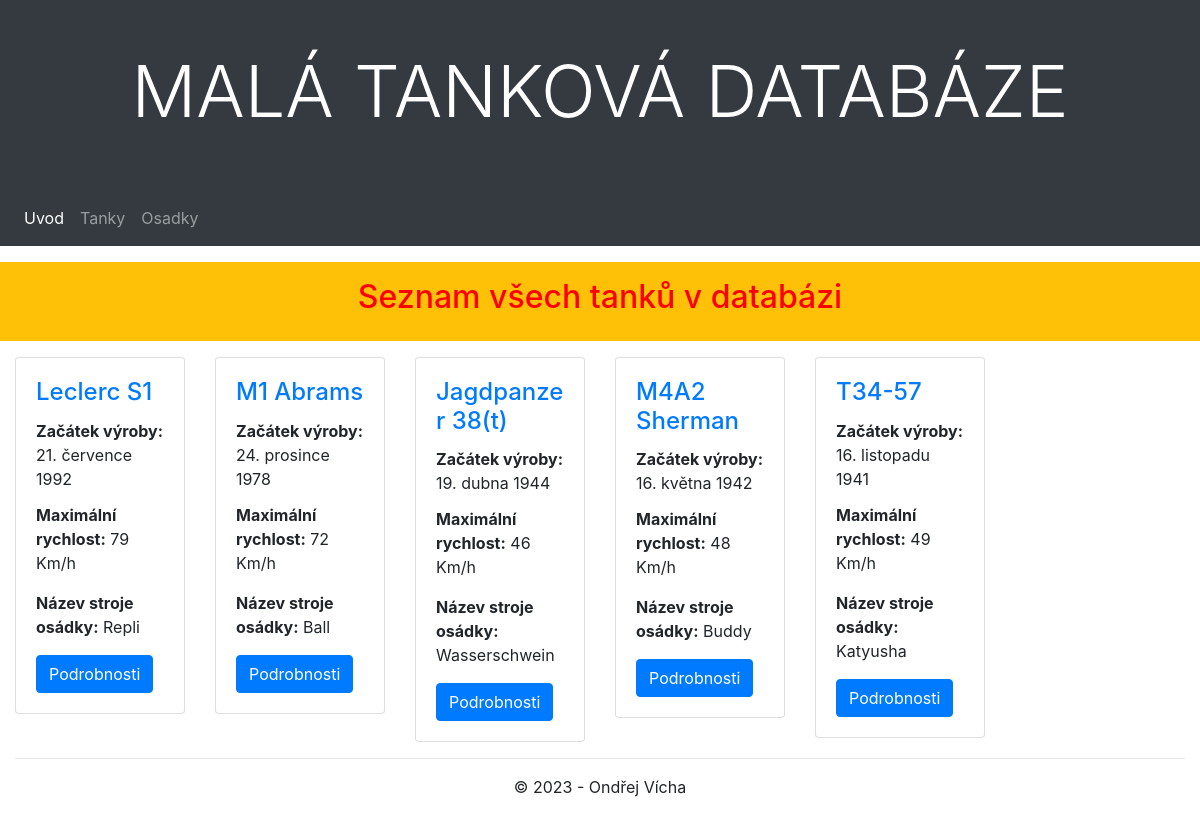
/myapp/tanks/, run on the app's committed database.
### myapp/models.py (models this page shows, shortened)
class Tank(models.Model):
    tank = models.CharField(max_length=200, verbose_name="Tank", help_text='Enter a tank name')
    history = models.TextField(blank=True, null=True, verbose_name="History")
    creation_date = models.DateField(blank=True, null=True,
                                     help_text="Please use the following format: <em>DD.MM.YYYY</em>.",
                                     verbose_name="First tank made")
    company_name = models.ForeignKey(Companie, on_delete=models.CASCADE)
    country = models.ForeignKey(Countrie, on_delete=models.CASCADE)
    machine = models.ForeignKey(Machine, on_delete=models.CASCADE)
    poster = models.ImageField(upload_to=poster_path, blank=True, null=True,
                               verbose_name="Poster")
    TANK_TYPE = (
        ('light tank', 'Light tank'),
        ('medium tank', 'Medium tank'),
        ('heavy tank', 'Heavy tank'),
        ('tank destroyer', 'Tank destroyer'),
        ('anti air tank', 'Anti air tank'),
    )
    tank_type = models.CharField(max_length=15, choices=TANK_TYPE, blank=True, help_text='Select tank type',
                                 verbose_name="Tank type")
    class Meta:
        ordering = ["-creation_date", "tank"]

class Machine(models.Model):
    name = models.CharField(max_length=200, verbose_name="Tank", help_text='Enter a specific tank name')
    max_speed = models.IntegerField(blank=True, null=True, help_text="Please enter an integer value (km/h)",
                                    verbose_name="Maximal speed")
    weight = models.IntegerField(blank=True, null=True, help_text="Please enter an integer value (tons)",
                                 verbose_name="Weight")
    penetration = models.IntegerField(blank=True, null=True, help_text="Please enter an integer value (millimeters)",
                                      verbose_name="Penetration")
    crew = models.ManyToManyField(Crew, help_text='Select a tankcrew for this tank')
    class Meta:
        ordering = ["name"]
    def __str__(self):
        return self.name

### myapp/views.py (the view)
# urls.py: path('tanks/', views.TankListView.as_view(), name='tanks'),
class TankListView(ListView):
    model = Tank
    context_object_name = 'tanks_list'
    template_name = 'tanky/list.html'

### myapp/templates/tanky/list.html (shortened to what this page needs)
{% extends "base.html" %}
{% block content %}
<div class="row mt-3 mb-3 bg-warning p-3">
     <div class="col-sm-12 bg-warning">
        <h2 class="text-center">Seznam všech tanků v databázi</h2>
     </div>
</div>
<div class="row">
 {% for tank in tanks_list %}
     <div class="col-sm-6 col-md-4 col-lg-3 col-xl-2">
         <div class="card">
             <div class="card-body">
             <h4 class="card-title"><a href="{% url 'company_detail' tank.company_name.pk %}">{{ tank.tank }}</a></h4>
                 <p class="card-title"><strong>Začátek výroby:</strong> {{ tank.creation_date }}</p>
                 <p class="card-text"><strong>Maximální rychlost:</strong> {{ tank.machine.max_speed }} Km/h</p>
                 <p class="card-text"><strong>Název stroje osádky:</strong> {{ tank.machine }}
                 </p>
                <a href="{% url 'company_detail' tank.company_name.pk %}" class="btn btn-primary">Podrobnosti</a>
             </div>
         </div>
     </div>
 {% endfor %}
</div>
{% endblock %}

### myapp/templates/base.html (shortened to what this page needs)
<!DOCTYPE html>
<html lang="cs">
    <head>
         <link rel="stylesheet" href="https://maxcdn.bootstrapcdn.com/bootstrap/4.4.1/css/bootstrap.min.css">
         {% load static %}
         <link rel="stylesheet" href="{% static 'css/styles.css' %}">
    </head>
    <body>
          {% include 'page/header.html' %}
          {% include 'page/navbar.html' %}
         <main>
             <div class="container-fluid">
             {% block content %} {% endblock %}
             </div>
         </main>
          {% include 'page/footer.html' %}
    </body>
</html>

### myapp/templates/page/header.html
<header class="jumbotron-fluid p-5 text-center bg-dark">
    <h1 class="text-white text-uppercase display-3">Malá tanková databáze</h1>
</header>

### myapp/templates/page/navbar.html (shortened to what this page needs)
<nav class="navbar navbar-expand-md bg-dark navbar-dark">
     <div class="collapse navbar-collapse" id="collapsibleNavbar">
         <ul class="navbar-nav">
             <li class="nav-item">
                <a class="nav-link active" href="{% url 'index' %}">Uvod</a>
             </li>
             <li class="nav-item">
                <a class="nav-link" href="{% url 'tanks' %}">Tanky</a>
             </li>
             <li class="nav-item">
                <a class="nav-link" href="{% url 'osadkas' %}">Osadky</a>
             </li>
         </ul>
     </div>
</nav>

### myapp/templates/page/footer.html
{% load static %}
<footer class="container-fluid text-center">
 <hr>
 <p>&copy; 2023 - Ondřej Vícha</p>
</footer>

### myapp/static/css/styles.css (style rules this page uses)
h2 { color:red !important; }

### data on the page
Tank: tank "Leclerc S1", creation_date "21. července 1992", machine.max_speed "79", machine "Repli"
Tank: tank "M1 Abrams", creation_date "24. prosince 1978", machine.max_speed "72", machine "Ball"
Tank: tank "Jagdpanzer 38(t)", creation_date "19. dubna 1944", machine.max_speed "46", machine "Wasserschwein"
Tank: tank "M4A2 Sherman", creation_date "16. května 1942", machine.max_speed "48", machine "Buddy"
Tank: tank "T34-57", creation_date "16. listopadu 1941", machine.max_speed "49", machine "Katyusha"
